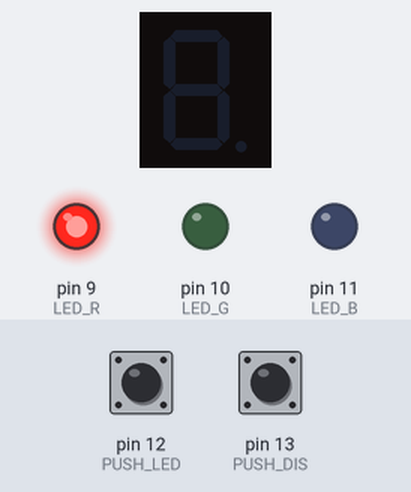
Simulated run of this sketch. Board: Arduino Uno, built with avr-gcc and run on an emulated ATmega328P. Parts: 1-digit seven-segment display, output pins drawn as LEDs (lit = HIGH). Wiring (inferred from the names in the program): 1-digit 7-segment display, segments lit when HIGH: segments pin 2, pin 3, pin 4, pin 5, pin 6, pin 7, pin 8. Inputs (shaded band) come from the test bench; at power-on: pin 12 (PUSH_LED) LOW, pin 13 (PUSH_DIS) LOW. The segment pins are drawn as the display they are named for; pins used as bus, display or sensor lines are not drawn; what the sketch prints to the serial monitor is not drawn.

Above: at 1.2 s.
1.3 s: pin 12 (PUSH_LED) pulled HIGH for 0.15 s
At 2.3 s:
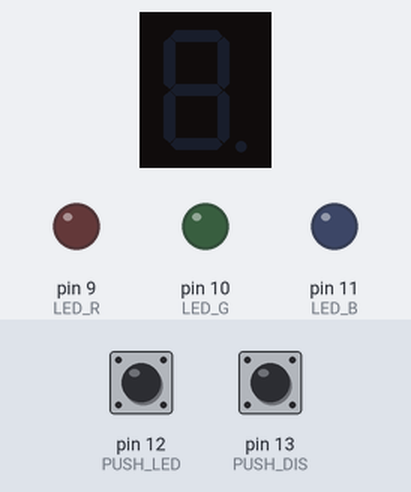
4.4 s: pin 13 (PUSH_DIS) pulled HIGH for 3.2 s
At 19.2 s:
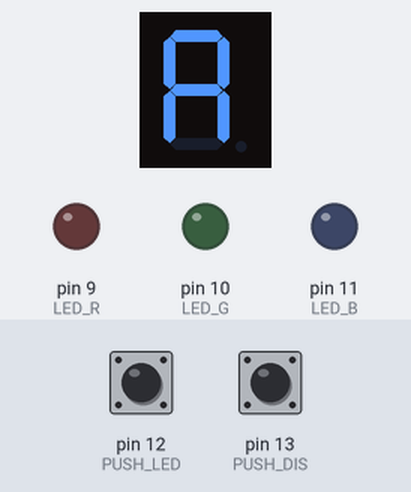
19.6 s: pin 12 (PUSH_LED) pulled HIGH for 3.2 s
At 27.5 s:
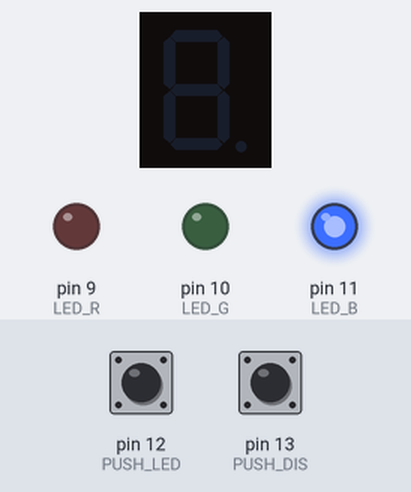
Timing chart, 0 to 29.6 s (numbered marks = the images above; inputs shaded):
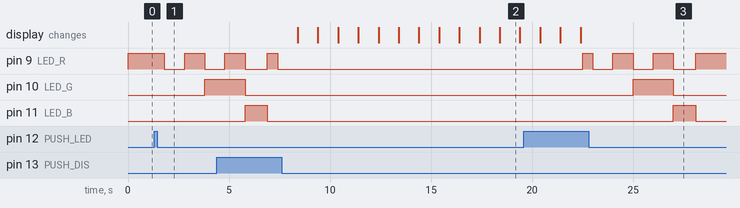

Measured:
- after the input at 1.3 s, pin 9 (LED_R): HIGH → LOW after 0.50 s, → HIGH 1.0 s later, → LOW 1.0 s later; pin 10 (LED_G): LOW → HIGH after 2.5 s
- after the input at 4.4 s, the display: first changes after 4.0 s (image 2 shows a later state)
- after the input at 19.6 s, pin 10 (LED_G): LOW → HIGH after 5.4 s, → LOW 2.0 s later; pin 11 (LED_B): LOW → HIGH after 7.4 s, → LOW 1.1 s later
- what the display in image 2 shows lasts 1.0 s, from 18.4 s to 19.4 s

The sketch:

simulacion7cod.ino
```cpp
//    2021-10-23
//    simulacion7cod.ino
//    Diego Sarceño (dsarceno68@gmail.com)

//    Programa simulación 3 Electrónica Digital (Arduino)

//    Codificación del texto: UTF8
//    Compiladores probados: TinkerCad
//    Instrucciones de compilación: no requere nada mas
//

//    Copyright (C) 2021
//    D. R. Sarceño Ramírez
//    dsarceno68@gmail.com
//
//    This program is free software: you can redistribute it and/or
//    modify it under the terms of the GNU General Public License as
//    published by the Free Software Foundation, either version 3 of
//    the License, or (at your option) any later version.
//
//    This program is distributed in the hope that it will be useful,
//    but WITHOUT ANY WARRANTY; without even the implied warranty of
//    MERCHANTABILITY or FITNESS FOR A PARTICULAR PURPOSE.  See the GNU
//    General Public License for more details.
//
//    You should have received a copy of the GNU General Public License
//    along with this program.  If not, see
//    <http://www.gnu.org/licenses/>.

// PROGRAM
// Definir leds del display de 7 segmentos

#define A7S 2
#define B7S 3
#define C7S 4
#define D7S 5
#define E7S 6
#define F7S 7
#define G7S 8
#define LED_R 9
#define LED_G 10
#define LED_B 11
#define PUSH_LED 12
#define PUSH_DIS 13


// VARIABLES ÚTILES
bool estado_led = 0;
bool estado_display = 0;
bool estado_general = 0;


// INCIALIZAMOS VOID SETUP

void setup() {
	//pinmode(#de pin, tipo entrada o salida)
	pinMode(A7S, OUTPUT);
	pinMode(B7S, OUTPUT);
	pinMode(C7S, OUTPUT);
	pinMode(D7S, OUTPUT);
	pinMode(E7S, OUTPUT);
	pinMode(F7S, OUTPUT);
	pinMode(G7S, OUTPUT);
	pinMode(LED_R, OUTPUT);
	pinMode(LED_G, OUTPUT);
	pinMode(LED_B, OUTPUT);
	pinMode(PUSH_LED, INPUT);
	pinMode(PUSH_DIS, INPUT);
	// INICIAR PROGRAMA
	Serial.begin(9600);
	Serial.println("Iniciar Programa");
}

void loop() {
	// estado inicial
	led_rojo();
	// lectura de los push bottoms
	estado_led = digitalRead(PUSH_LED);
	estado_display = digitalRead(PUSH_DIS);
	// condicionales
	if (estado_led == 1){
		delay(500);
		led_apagado();
		delay(500);
		secuenciaLED();
		estado_led = 0;
		delay(100);
	}else if (estado_display == 1){
		delay(500);
		led_apagado();
		delay(500);
		secuenciaNL();
		apagado();
		estado_display = 0;
		delay(100);
	}
}


// NÚMEROS Y LETRAS EN EL DISPLAY DE 7 SEGMENTOS

void display0() {
	digitalWrite(A7S,1);
	digitalWrite(B7S,1);
	digitalWrite(C7S,1);
	digitalWrite(D7S,1);
	digitalWrite(E7S,1);
	digitalWrite(F7S,1);
	digitalWrite(G7S,0);
}

void display1() {
	digitalWrite(A7S,0);
	digitalWrite(B7S,1);
	digitalWrite(C7S,1);
	digitalWrite(D7S,0);
	digitalWrite(E7S,0);
	digitalWrite(F7S,0);
	digitalWrite(G7S,0);
}

void display2() {
	digitalWrite(A7S,1);
	digitalWrite(B7S,1);
	digitalWrite(C7S,0);
	digitalWrite(D7S,1);
	digitalWrite(E7S,1);
	digitalWrite(F7S,0);
	digitalWrite(G7S,1);
}

void display3() {
	digitalWrite(A7S,1);
	digitalWrite(B7S,1);
	digitalWrite(C7S,1);
	digitalWrite(D7S,1);
	digitalWrite(E7S,0);
	digitalWrite(F7S,0);
	digitalWrite(G7S,1);
}

void display4() {
	digitalWrite(A7S,0);
	digitalWrite(B7S,1);
	digitalWrite(C7S,1);
	digitalWrite(D7S,0);
	digitalWrite(E7S,0);
	digitalWrite(F7S,1);
	digitalWrite(G7S,1);
}

void display5() {
	digitalWrite(A7S,1);
	digitalWrite(B7S,0);
	digitalWrite(C7S,1);
	digitalWrite(D7S,1);
	digitalWrite(E7S,0);
	digitalWrite(F7S,1);
	digitalWrite(G7S,1);
}

void display6() {
	digitalWrite(A7S,1);
	digitalWrite(B7S,0);
	digitalWrite(C7S,1);
	digitalWrite(D7S,1);
	digitalWrite(E7S,1);
	digitalWrite(F7S,1);
	digitalWrite(G7S,1);
}

void display7() {
	digitalWrite(A7S,1);
	digitalWrite(B7S,1);
	digitalWrite(C7S,1);
	digitalWrite(D7S,0);
	digitalWrite(E7S,0);
	digitalWrite(F7S,0);
	digitalWrite(G7S,0);
}

void display8() {
	digitalWrite(A7S,1);
	digitalWrite(B7S,1);
	digitalWrite(C7S,1);
	digitalWrite(D7S,1);
	digitalWrite(E7S,1);
	digitalWrite(F7S,1);
	digitalWrite(G7S,1);
}

void display9() {
	digitalWrite(A7S,1);
	digitalWrite(B7S,1);
	digitalWrite(C7S,1);
	digitalWrite(D7S,1);
	digitalWrite(E7S,0);
	digitalWrite(F7S,1);
	digitalWrite(G7S,1);
}

void displayA() {
	digitalWrite(A7S,1);
	digitalWrite(B7S,1);
	digitalWrite(C7S,1);
	digitalWrite(D7S,0);
	digitalWrite(E7S,1);
	digitalWrite(F7S,1);
	digitalWrite(G7S,1);
}

void displayC() {
	digitalWrite(A7S,1);
	digitalWrite(B7S,0);
	digitalWrite(C7S,0);
	digitalWrite(D7S,1);
	digitalWrite(E7S,1);
	digitalWrite(F7S,1);
	digitalWrite(G7S,0);
}

void displayE() {
	digitalWrite(A7S,1);
	digitalWrite(B7S,0);
	digitalWrite(C7S,0);
	digitalWrite(D7S,1);
	digitalWrite(E7S,1);
	digitalWrite(F7S,1);
	digitalWrite(G7S,1);
}

void displayF() {
	digitalWrite(A7S,1);
	digitalWrite(B7S,0);
	digitalWrite(C7S,0);
	digitalWrite(D7S,0);
	digitalWrite(E7S,1);
	digitalWrite(F7S,1);
	digitalWrite(G7S,1);
}

void apagado() {
	digitalWrite(A7S,0);
	digitalWrite(B7S,0);
	digitalWrite(C7S,0);
	digitalWrite(D7S,0);
	digitalWrite(E7S,0);
	digitalWrite(F7S,0);
	digitalWrite(G7S,0);
}


// SECUENCIA DE NÚMEROS Y LETRAS

void secuenciaNL(){
	delay(500);
	display0();
	delay(1000);
	display1();
	delay(1000);
	display2();
	delay(1000);
	display3();
	delay(1000);
	display4();
	delay(1000);
	display5();
	delay(1000);
	display6();
	delay(1000);
	display7();
	delay(1000);
	display8();
	delay(1000);
	display9();
	delay(1000);
	displayA();
	delay(1000);
	displayC();
	delay(1000);
	displayE();
	delay(1000);
	displayF();
	delay(1000);
}

// LEDS

void led_rojo(){
	analogWrite(LED_R,1023);
	analogWrite(LED_G,0);
	analogWrite(LED_B,0);
}

void led_verde(){
	analogWrite(LED_R,0);
	analogWrite(LED_G,1023);
	analogWrite(LED_B,0);
}

void led_amarillo(){
	analogWrite(LED_R,1023);
	analogWrite(LED_G,955);
	analogWrite(LED_B,0);
}

void led_azul(){
	analogWrite(LED_R,0);
	analogWrite(LED_G,0);
	analogWrite(LED_B,1023);
}

void led_apagado(){
	analogWrite(LED_R,0);
	analogWrite(LED_G,0);
	analogWrite(LED_B,0);
}


void secuenciaLED(){
	delay(500);
	led_rojo();
	delay(1000);
	led_verde();
	delay(1000);
	led_amarillo();
	delay(1000);
	led_azul();
	delay(1000);
}
```
